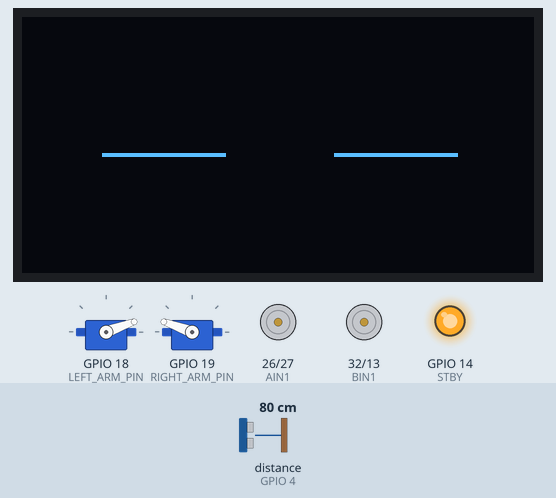
Simulated run of this sketch. Board: ESP32. Parts: 128×64 one-colour display, 2 × servo, motor-driver pin pairs drawn as motors (green arrow = first pin HIGH = forward, orange = second pin HIGH = backward, longer = more drive, scaled by the enable pin, stopped while the standby pin is LOW), output pins drawn as LEDs (lit = HIGH). Wiring (inferred from the names in the program): ultrasonic range finder: trigger GPIO 5; echo GPIO 4. The test bench sets the inputs (shaded band); at power-on: distance to the obstacle (sensor on GPIO 4) 80 cm. The echo pulse lasts 58.3 µs per cm; random numbers use the default seed unless the sketch sets one; pins used as bus, display or sensor lines are not drawn; what the sketch prints to the serial monitor is not drawn.

Above: at 1.2 s.
1.3 s: distance to the obstacle (sensor on GPIO 4) set to 23 cm
At 4.1 s:
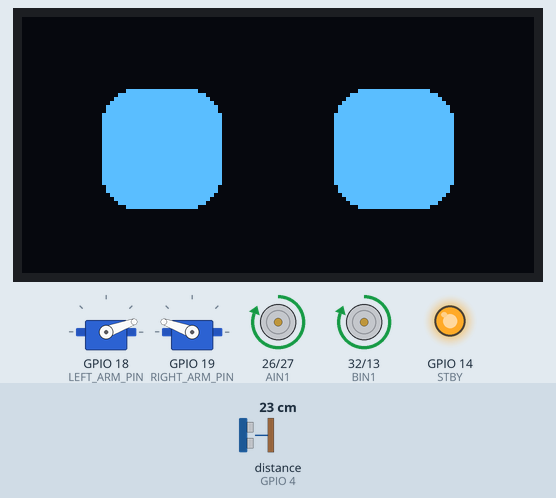
4.3 s: distance to the obstacle (sensor on GPIO 4) set to 18 cm
At 5.21 s:
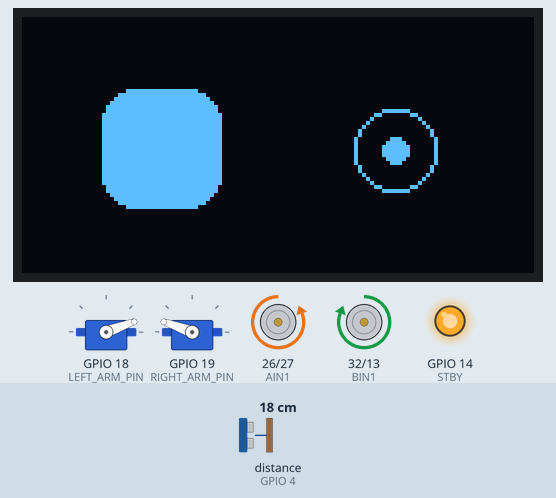
At 25.26 s:
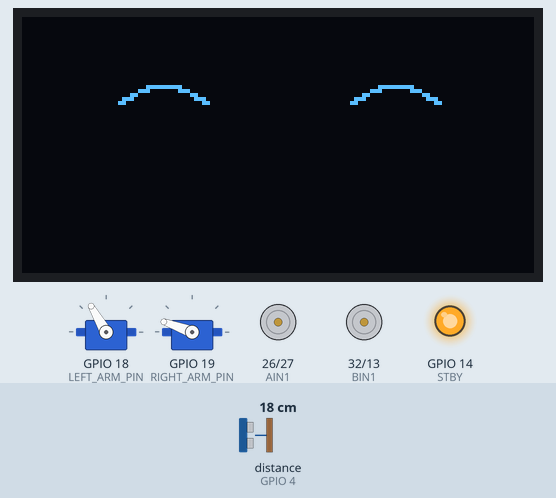
Timing chart, 0 to 26.8 s (numbered marks = the images above; inputs shaded):
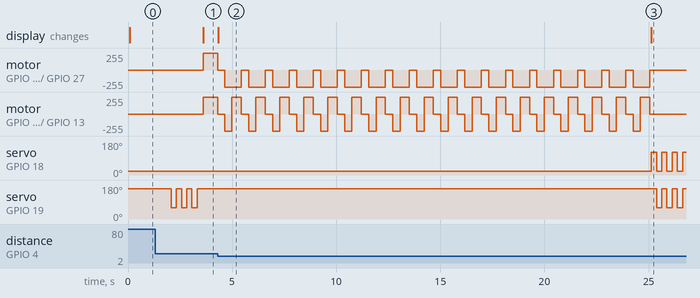

Measured:
- the behaviour switches between 21 and 20 cm on distance to the obstacle (sensor on GPIO 4) (found by bisection; images 1 and 2)
- by itself, motor on GPIO 26 (AIN1) / GPIO 27 (AIN2): alternates backward 255/255 for 0.80 s and stopped for 0.35 s, 37 changes in all, then stays stopped
- by itself, motor on GPIO 32 (BIN1) / GPIO 13 (BIN2): repeats every 1.2 s: backward 255/255 0.35 s, forward 255/255 0.45 s, stopped 0.36 s, until it stays stopped from 25.1 s

The sketch:

cWik_Buddy.ino
```cpp
#include "config.h"

#include "motors.h"
#include "servos.h"
#include "sensor.h"
#include "eyes.h"
#include "animation.h"
#include "brain.h"

void setup()
{
    Serial.begin(115200);

    initEyes();
    initMotors();
    initServos();
    initSensor();
    initBrain();

    Serial.println("cWik Buddy V1.0");
}

void loop()
{
    updateBrain();
}
```

animation.cpp
```cpp
#include "animation.h"
#include "servos.h"
#include "config.h"

#include <Arduino.h>

void startupAnimation()
{
    homeArms();
    delay(500);

    waveAnimation();

    homeArms();
}

void waveAnimation()
{
    for(int i = 0; i < 3; i++)
    {
        setRightArm(RIGHT_ARM_UP);
        delay(250);

        setRightArm(RIGHT_ARM_DOWN);
        delay(250);
    }

    homeArms();
}

void danceAnimation()
{
    for(int i = 0; i < 4; i++)
    {
        setLeftArm(LEFT_ARM_UP);
        setRightArm(RIGHT_ARM_DOWN);
        delay(250);

        setLeftArm(LEFT_ARM_DOWN);
        setRightArm(RIGHT_ARM_UP);
        delay(250);
    }

    homeArms();
}
```

animation.h
```cpp
#ifndef ANIMATION_H
#define ANIMATION_H

void startupAnimation();

void waveAnimation();

void danceAnimation();

#endif
```

brain.cpp
```cpp
#include "brain.h"

#include "state.h"
#include "config.h"

#include "motors.h"
#include "servos.h"
#include "sensor.h"
#include "eyes.h"
#include "animation.h"

RobotState currentState = RobotState::BOOT;

unsigned long stateTimer = 0;
unsigned long nextDance = 0;

//====================================================

void initBrain()
{
    randomSeed(millis());

    stateTimer = millis();

    nextDance = millis() + random(DANCE_MIN_TIME, DANCE_MAX_TIME);

    currentState = RobotState::BOOT;
}

//====================================================

void updateBrain()
{
    switch(currentState)
    {
        //------------------------------------------
        case RobotState::BOOT:
        //------------------------------------------

            sleepyFace();

            if(millis() - stateTimer >= BOOT_TIME)
            {
                startupAnimation();

                happyFace();

                currentState = RobotState::EXPLORE;
            }

        break;

        //------------------------------------------
        case RobotState::EXPLORE:
        //------------------------------------------

            normalFace();

            moveForward(DEFAULT_SPEED);

            if(obstacleDetected())
            {
                stopMotors();

                confusedFace();

                currentState = RobotState::STOP;

                stateTimer = millis();
            }

            if(millis() >= nextDance)
            {
                stopMotors();

                currentState = RobotState::DANCE;
            }

        break;

        //------------------------------------------
        case RobotState::STOP:
        //------------------------------------------

            stopMotors();

            if(millis() - stateTimer > 300)
            {
                currentState = RobotState::BACK_UP;

                stateTimer = millis();
            }

        break;

        //------------------------------------------
        case RobotState::BACK_UP:
        //------------------------------------------

            moveBackward(BACK_SPEED);

            if(millis() - stateTimer >= BACKUP_TIME)
            {
                currentState = RobotState::TURN_LEFT;

                stateTimer = millis();
            }

        break;

        //------------------------------------------
        case RobotState::TURN_LEFT:
        //------------------------------------------

            turnLeft(TURN_SPEED);

            if(millis() - stateTimer >= TURN_TIME)
            {
                stopMotors();

                currentState = RobotState::EXPLORE;
            }

        break;

        //------------------------------------------
        case RobotState::TURN_RIGHT:
        //------------------------------------------

            turnRight(TURN_SPEED);

            if(millis() - stateTimer >= TURN_TIME)
            {
                stopMotors();

                currentState = RobotState::EXPLORE;
            }

        break;

        //------------------------------------------
        case RobotState::DANCE:
        //------------------------------------------

            happyFace();

            danceAnimation();

            nextDance = millis() + random(DANCE_MIN_TIME, DANCE_MAX_TIME);

            currentState = RobotState::EXPLORE;

        break;

        //------------------------------------------
        case RobotState::WAKE:
        case RobotState::ERROR_STATE:
        //------------------------------------------
            currentState = RobotState::EXPLORE;
        break;
    }
}
```

brain.h
```cpp
#ifndef BRAIN_H
#define BRAIN_H

void initBrain();

void updateBrain();

#endif
```

eyes.cpp
```cpp
#include "eyes.h"

#include <Wire.h>
#include <U8g2lib.h>

U8G2_SSD1306_128X64_NONAME_F_HW_I2C
u8g2(U8G2_R0,U8X8_PIN_NONE);

//=====================================================

static void clear()
{
    u8g2.clearBuffer();
}

//=====================================================

static void show()
{
    u8g2.sendBuffer();
}

//=====================================================

void initEyes()
{
    u8g2.begin();

    normalFace();
}

//=====================================================

void normalFace()
{
    clear();

    u8g2.drawRBox(20,18,30,30,8);
    u8g2.drawRBox(78,18,30,30,8);

    u8g2.drawDisc(35,33,4);
    u8g2.drawDisc(93,33,4);

    show();
}

//=====================================================

void sleepyFace()
{
    clear();

    u8g2.drawLine(20,34,50,34);
    u8g2.drawLine(78,34,108,34);

    show();
}

//=====================================================

void happyFace()
{
    clear();

    u8g2.drawArc(35, 32, 15, 32, 96);
    u8g2.drawArc(93, 32, 15, 32, 96);

    show();
}

//=====================================================

void confusedFace()
{
    clear();

    u8g2.drawRBox(20,18,30,30,8);

    u8g2.drawCircle(93,33,10);

    u8g2.drawDisc(35,33,4);
    u8g2.drawDisc(93,33,3);

    show();
}

//=====================================================

void blinkFace()
{
    clear();

    u8g2.drawBox(20,32,30,3);
    u8g2.drawBox(78,32,30,3);

    show();
}
```

eyes.h
```cpp
#ifndef EYES_H
#define EYES_H

#include <Arduino.h>

void initEyes();

void sleepyFace();

void normalFace();

void happyFace();

void confusedFace();

void blinkFace();

#endif
```

motors.cpp
```cpp
#include "motors.h"
#include "config.h"

void initMotors()
{
    pinMode(AIN1, OUTPUT);
    pinMode(AIN2, OUTPUT);
    pinMode(PWMA, OUTPUT);

    pinMode(BIN1, OUTPUT);
    pinMode(BIN2, OUTPUT);
    pinMode(PWMB, OUTPUT);

    pinMode(STBY, OUTPUT);

    digitalWrite(STBY, HIGH);

    stopMotors();
}

//==========================================

void moveForward(uint8_t speed)
{
    digitalWrite(AIN1, HIGH);
    digitalWrite(AIN2, LOW);

    digitalWrite(BIN1, HIGH);
    digitalWrite(BIN2, LOW);

    digitalWrite(PWMA, HIGH);
    digitalWrite(PWMB, HIGH);
}

//==========================================

void moveBackward(uint8_t speed)
{
    digitalWrite(AIN1, LOW);
    digitalWrite(AIN2, HIGH);

    digitalWrite(BIN1, LOW);
    digitalWrite(BIN2, HIGH);

    digitalWrite(PWMA, HIGH);
    digitalWrite(PWMB, HIGH);
}

//==========================================

void turnLeft(uint8_t speed)
{
    digitalWrite(AIN1, LOW);
    digitalWrite(AIN2, HIGH);

    digitalWrite(BIN1, HIGH);
    digitalWrite(BIN2, LOW);

    digitalWrite(PWMA, HIGH);
    digitalWrite(PWMB, HIGH);
}

//==========================================

void turnRight(uint8_t speed)
{
    digitalWrite(AIN1, HIGH);
    digitalWrite(AIN2, LOW);

    digitalWrite(BIN1, LOW);
    digitalWrite(BIN2, HIGH);

    digitalWrite(PWMA, HIGH);
    digitalWrite(PWMB, HIGH);
}

//==========================================

void stopMotors()
{
    digitalWrite(PWMA, LOW);
    digitalWrite(PWMB, LOW);

    digitalWrite(AIN1, LOW);
    digitalWrite(AIN2, LOW);

    digitalWrite(BIN1, LOW);
    digitalWrite(BIN2, LOW);
}
```

motors.h
```cpp
#ifndef MOTORS_H
#define MOTORS_H

#include <Arduino.h>

void initMotors();

void moveForward(uint8_t speed = 180);
void moveBackward(uint8_t speed = 180);

void turnLeft(uint8_t speed = 180);
void turnRight(uint8_t speed = 180);

void stopMotors();

#endif
```

sensor.cpp
```cpp
#include "sensor.h"
#include "config.h"

void initSensor()
{
    pinMode(TRIG_PIN, OUTPUT);
    pinMode(ECHO_PIN, INPUT);

    digitalWrite(TRIG_PIN, LOW);
}

float getDistance()
{
    digitalWrite(TRIG_PIN, LOW);
    delayMicroseconds(2);

    digitalWrite(TRIG_PIN, HIGH);
    delayMicroseconds(10);

    digitalWrite(TRIG_PIN, LOW);

    unsigned long duration = pulseIn(ECHO_PIN, HIGH, 30000);

    if(duration == 0)
        return 999;

    float distance = duration * 0.0343 / 2.0;

    return distance;
}

bool obstacleDetected()
{
    return getDistance() <= SAFE_DISTANCE;
}
```

sensor.h
```cpp
#ifndef SENSOR_H
#define SENSOR_H

#include <Arduino.h>

void initSensor();

float getDistance();

bool obstacleDetected();

#endif
```

servos.cpp
```cpp
#include "servos.h"

#include <ESP32Servo.h>
#include "config.h"

Servo leftServo;
Servo rightServo;

//======================================

void initServos()
{
    leftServo.setPeriodHertz(50);
    rightServo.setPeriodHertz(50);

    leftServo.attach(LEFT_ARM_PIN, 500, 2400);
    rightServo.attach(RIGHT_ARM_PIN, 500, 2400);

    homeArms();
}

//======================================

void setLeftArm(int angle)
{
    angle = constrain(angle, 0, 180);
    leftServo.write(angle);
}

//======================================

void setRightArm(int angle)
{
    angle = constrain(angle, 0, 180);
    rightServo.write(angle);
}

//======================================

void setBothArms(int leftAngle, int rightAngle)
{
    setLeftArm(leftAngle);
    setRightArm(rightAngle);
}

//======================================

void homeArms()
{
    setLeftArm(20);
    setRightArm(160);
}
```

servos.h
```cpp
#ifndef SERVOS_H
#define SERVOS_H

#include <Arduino.h>

void initServos();

void setLeftArm(int angle);
void setRightArm(int angle);

void setBothArms(int leftAngle, int rightAngle);

void homeArms();

#endif
```

state.h
```cpp
#ifndef STATE_H
#define STATE_H

enum class RobotState
{
    // Startup
    BOOT,
    WAKE,

    // Normal behaviour
    EXPLORE,

    // Obstacle handling
    STOP,
    BACK_UP,
    TURN_LEFT,
    TURN_RIGHT,

    // Personality
    DANCE,

    // Error
    ERROR_STATE
};

#endif
```

config.h
```cpp
#ifndef CONFIG_H
#define CONFIG_H

#include <Arduino.h>

// ==========================================================
// OLED (I2C)
// ==========================================================
constexpr uint8_t OLED_SDA = 21;
constexpr uint8_t OLED_SCL = 22;

// ==========================================================
// TB6612FNG Motor Driver
// ==========================================================
constexpr uint8_t PWMA = 25;
constexpr uint8_t AIN1 = 26;
constexpr uint8_t AIN2 = 27;

constexpr uint8_t PWMB = 33;
constexpr uint8_t BIN1 = 32;
constexpr uint8_t BIN2 = 13;

constexpr uint8_t STBY = 14;

// ==========================================================
// Servo Pins
// ==========================================================
constexpr uint8_t LEFT_ARM_PIN  = 18;
constexpr uint8_t RIGHT_ARM_PIN = 19;

// ==========================================================
// HC-SR04
// ==========================================================
constexpr uint8_t TRIG_PIN = 5;
constexpr uint8_t ECHO_PIN = 4;

// ==========================================================
// Robot Motion
// ==========================================================
constexpr uint8_t DEFAULT_SPEED = 180;
constexpr uint8_t TURN_SPEED    = 180;
constexpr uint8_t BACK_SPEED    = 150;

constexpr float SAFE_DISTANCE = 20.0f;

// ==========================================================
// Timing (milliseconds)
// ==========================================================
constexpr unsigned long BOOT_TIME      = 1500;
constexpr unsigned long BACKUP_TIME    = 350;
constexpr unsigned long TURN_TIME      = 450;
constexpr unsigned long DANCE_MIN_TIME = 20000;
constexpr unsigned long DANCE_MAX_TIME = 40000;

// ==========================================================
// Servo Angles
// Change these ONLY if your servos move differently.
// ==========================================================
constexpr uint8_t LEFT_ARM_DOWN  = 20;
constexpr uint8_t LEFT_ARM_UP    = 120;

constexpr uint8_t RIGHT_ARM_DOWN = 160;
constexpr uint8_t RIGHT_ARM_UP   = 60;

// ==========================================================
// Eye Animation
// ==========================================================
constexpr unsigned long BLINK_INTERVAL_MIN = 3000;
constexpr unsigned long BLINK_INTERVAL_MAX = 7000;

constexpr unsigned long BLINK_DURATION = 120;

#endif
```
